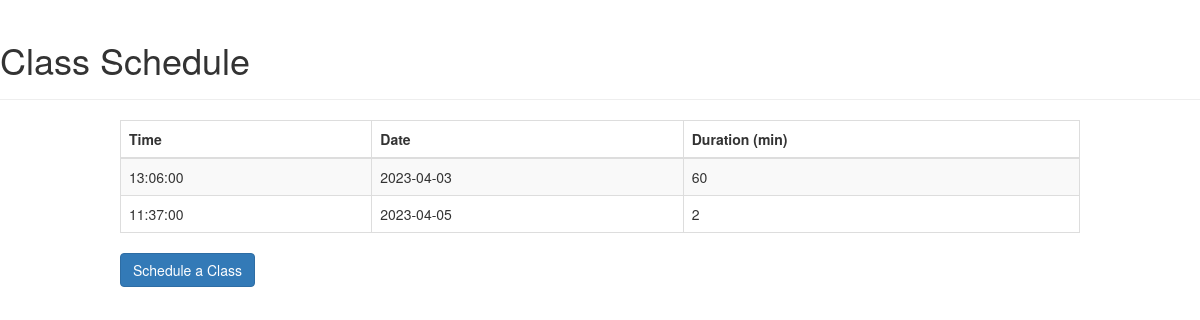
/tutor/timetable.php, run on the app's committed database.
### tables this page shows
CREATE TABLE `class_schedule` (
  `id` int(11) NOT NULL,
  `class_time` time NOT NULL,
  `class_date` date NOT NULL,
  `class_duration` int(11) NOT NULL
);

### tutor/timetable.php (the view, shortened to what this page needs)
<?php
include('../dbcon.php');
$sql = "SELECT id, class_time, class_date, class_duration FROM class_schedule ORDER BY class_date, class_time";
$result = mysqli_query($con, $sql);
?>
<!DOCTYPE html>
<html lang="en">
<head>
    <link rel="stylesheet" href="https://maxcdn.bootstrapcdn.com/bootstrap/3.3.7/css/bootstrap.css">
</head>
<body>
    <div class="page-header">
        <h1>Class Schedule</h1>
    </div>
    <div class="wrapper">
        <table class="table table-bordered table-striped">
            <thead>
                <tr>
                    <th>Time</th>
                    <th>Date</th>
                    <th>Duration (min)</th>
                </tr>
            </thead>
            <tbody>
                <?php while($row = mysqli_fetch_array($result)): ?>
                <tr>
                    <td><?php echo $row['class_time']; ?></td>
                    <td><?php echo $row['class_date']; ?></td>
                    <td><?php echo $row['class_duration']; ?></td>
                </tr>
                <?php endwhile; ?>
            </tbody>
        </table>
        <p>
            <a href="session.php" class="btn btn-primary">Schedule a Class</a>
        </p>
    </div>
</body>
</html>

### tutor/timetable.php (style rules this page uses)
.wrapper { width: 80%; margin: 0 auto; }

### data on the page
class_schedule: class_time "13:06:00", class_date "2023-04-03", class_duration "60"
class_schedule: class_time "11:37:00", class_date "2023-04-05", class_duration "2"
